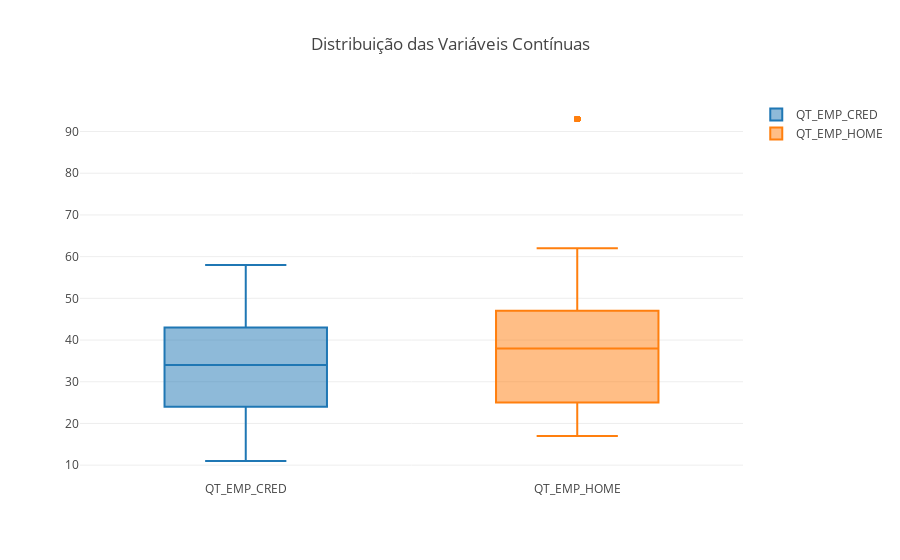

Write notebook code for a chart like this one.
### Code cell
lista_boxplot = ['QT_EMP_CRED','QT_EMP_HOME']

TuringBoxPlotIntVars(df_00,lista_boxplot)

### Figure 1 — Plotly figure (JSON) as saved in the notebook; plotly's stock layout.template omitted (floating-point values rounded to 4 significant figures; data arrays with more than 128 entries replaced by an {"elided": "..."} marker saying what was removed)
{"data": [{"name": "QT_EMP_CRED", "type": "box", "uid": "b681fc7e-c8a9-4150-897d-1d930b2994ff", "y": {"elided": "2000 int values"}}, {"name": "QT_EMP_HOME", "type": "box", "uid": "5959a4b9-45f9-480b-a695-b77d9a1c5bb0", "y": {"elided": "2000 int values"}}], "layout": {"title": {"text": "Distribuição das Variáveis Contínuas"}}}
